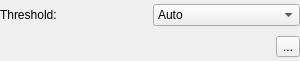
<?xml version="1.0" encoding="UTF-8"?>
<ui version="4.0">
 <class>qDMMLVolumeThresholdWidget</class>
 <widget class="QWidget" name="qDMMLVolumeThresholdWidget">
  <property name="geometry">
   <rect>
    <x>0</x>
    <y>0</y>
    <width>300</width>
    <height>61</height>
   </rect>
  </property>
  <property name="sizePolicy">
   <sizepolicy hsizetype="Expanding" vsizetype="Fixed">
    <horstretch>0</horstretch>
    <verstretch>0</verstretch>
   </sizepolicy>
  </property>
  <property name="windowTitle">
   <string>Form</string>
  </property>
  <layout class="QGridLayout" name="gridLayout">
   <property name="margin">
    <number>0</number>
   </property>
   <item row="0" column="0">
    <widget class="QLabel" name="ThresholdLabel">
     <property name="text">
      <string>Threshold: </string>
     </property>
    </widget>
   </item>
   <item row="0" column="1">
    <widget class="QComboBox" name="AutoManualComboBox">
     <item>
      <property name="text">
       <string>Auto</string>
      </property>
     </item>
     <item>
      <property name="text">
       <string>Manual</string>
      </property>
     </item>
     <item>
      <property name="text">
       <string>Off</string>
      </property>
     </item>
    </widget>
   </item>
   <item row="1" column="0" colspan="2">
    <layout class="QHBoxLayout" name="horizontalLayout">
     <item>
      <widget class="ctkRangeWidget" name="VolumeThresholdRangeWidget"/>
     </item>
     <item>
      <widget class="QToolButton" name="RangeButton">
       <property name="text">
        <string>...</string>
       </property>
       <property name="icon">
        <iconset>
         <normaloff>:Icons/SliceMoreOptions.png</normaloff>:Icons/SliceMoreOptions.png</iconset>
       </property>
       <property name="checkable">
        <bool>true</bool>
       </property>
      </widget>
     </item>
    </layout>
   </item>
  </layout>
 </widget>
 <customwidgets>
  <customwidget>
   <class>ctkRangeWidget</class>
   <extends>QWidget</extends>
   <header>ctkRangeWidget.h</header>
  </customwidget>
 </customwidgets>
 <resources/>
 <connections/>
</ui>
